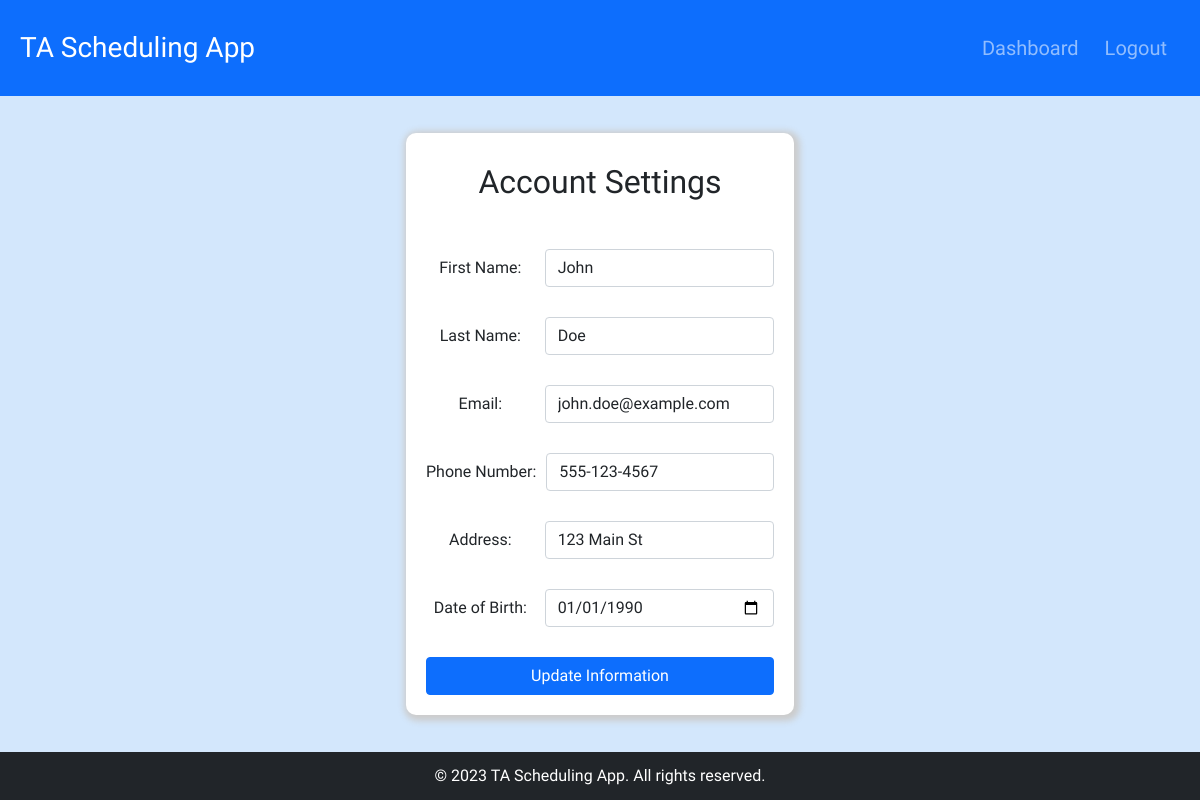
The app's page /account-settings/ (signed in), older data.
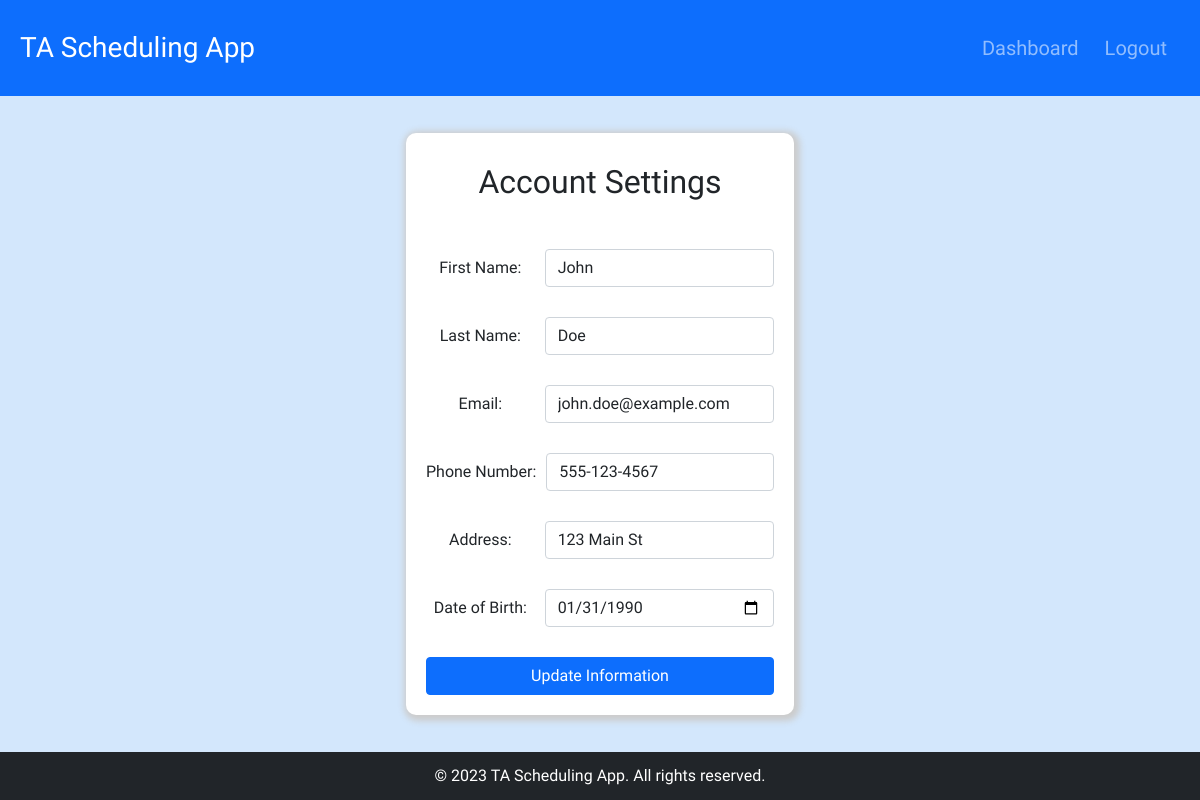
The same page, newer data.
### TA_Scheduling_App/models/User.py (models this page shows, shortened)
class User(IString, models.Model, metaclass=ABCModelMeta):
    USER_ID = models.AutoField(primary_key=True)
    ROLE = models.CharField(max_length=10)
    FIRST_NAME = models.CharField(max_length=255)
    LAST_NAME = models.CharField(max_length=255)
    EMAIL = models.EmailField(unique=True)
    PASSWORD_HASH = models.CharField(max_length=255)
    PHONE_NUMBER = models.CharField(max_length=20)
    ADDRESS = models.CharField(max_length=255)
    BIRTH_DATE = models.DateField()
    def __init__(self, *args, **kwargs):
        super().__init__(*args, **kwargs)
        passwordHash = kwargs.get('PASSWORD_HASH', Null())
        if passwordHash is None or (not isinstance(passwordHash, str) and not Null()):
            raise ValueError("Invalid password")
        if passwordHash is not Null():
            self.PASSWORD_HASH = passwordHash
        if not self.setRole(kwargs.get('ROLE', Null())):
            raise ValueError("Invalid role")
        if not self.setFirstName(kwargs.get('FIRST_NAME', Null())):
            raise ValueError("Invalid first name")
        if not self.setLastName(kwargs.get('LAST_NAME', Null())):
            raise ValueError("Invalid last name")
        if not self.setEmail(kwargs.get('EMAIL', Null())):
            raise ValueError("Invalid email")
        if not self.setPhoneNumber(kwargs.get('PHONE_NUMBER', Null())):
            raise ValueError("Invalid phone number")
        if not self.setAddress(kwargs.get('ADDRESS', Null())):
            raise ValueError("Invalid address")
        if not self.setBirthDate(kwargs.get('BIRTH_DATE', Null())):
            raise ValueError("Invalid birth date")
    def setRole(self, role):
        if role is Null():
            return True
        if role in ["ADMIN", "INSTRUCTOR", "TA"]:
            self.ROLE = role
            return True
        return False
    def setFirstName(self, firstName):
        if firstName is Null():
            return True
        result = self.checkString(firstName, False)
        if result is False:
            return False
        self.FIRST_NAME = firstName
        return True
    def setLastName(self, lastName):
        if lastName is Null():
            return True
        result = self.checkString(lastName, False)
        if result is False:
            return False
        self.LAST_NAME = lastName
        return True
    def setEmail(self, email):
        if email is Null():
            return True
    def setPhoneNumber(self, phoneNumber):
        if phoneNumber is Null():
            return True
    def setAddress(self, address):
        if address is Null():
            return True
    def setBirthDate(self, birthDate):
        if birthDate is Null():
            return True

### TA_Scheduling_App/views/account_settings.py (the view, shortened to what this page needs)
# urls.py: path('account-settings/', AccountSettings.as_view(), name="account_settings"),
class AccountSettings(View):
    def get(self, request):
        if not request.session.get("is_authenticated"):
            return redirect("login")
        user = User.objects.get(USER_ID=request.session["user_id"])
        return render(request, "account-settings.html", {'initial': user})

### TA_Scheduling_App/templatetags/formatting_tags.py (called while the page is built)
@register.filter("html_date")
def html_date(date: datetime.date):
    return date.isoformat()

### TA_Scheduling_App/utils/null.py (called while the page is built)
    def __new__(cls):
        if cls._instance is None:
            cls._instance = super().__new__(cls)
        return cls._instance

### templates/account-settings.html (shortened to what this page needs)
<!DOCTYPE html>
<html lang="en">
<head>
     <link href="https://cdn.jsdelivr.net/npm/bootstrap@5.1.3/dist/css/bootstrap.min.css" rel="stylesheet">
    {% load static %}
    <link rel="stylesheet" type="text/css" href="{% static 'css/style.css' %}">
</head>
<body>
{% include 'partials/header.html' %}
{% load formatting_tags %}
<div class="main-container">
    <div class="form-container">
        <h5 class="form-head">Account Settings</h5>
        <form class="d-flex flex-column" name="updateProfileForm" action="" method="post">
            <div class="d-flex form-div">
                <label class="profile-form-label" for="firstName">First Name:</label>
                <input class="form-control" type="text" name="firstName" id="firstName" value="{{ initial.FIRST_NAME }}" required>
            </div>
            <div class="d-flex form-div">
                <label class="profile-form-label" for="lastName">Last Name: </label>
                <input class="form-control" type="text" name="lastName" id="lastName" value="{{ initial.LAST_NAME }}" required>
            </div>
            <div class="d-flex form-div">
                <label class="profile-form-label" for="email">Email:</label>
                <input class="form-control" type="email" name="email" id="email" value="{{ initial.EMAIL }}" required>
            </div>
            <div class="d-flex form-div">
                <label class="profile-form-label" for="phoneNumber">Phone Number:</label>
                <input class="form-control" type="tel" name="phoneNumber" id="phoneNumber" value="{{ initial.PHONE_NUMBER }}" required>
            </div>
            <div class="d-flex form-div">
                <label class="profile-form-label" for="address">Address:</label>
                <input class="form-control" type="text" name="address" id="address" value="{{ initial.ADDRESS }}" required>
            </div>
            <div class="d-flex form-div">
                <label class="profile-form-label" for="dateOfBirth">Date of Birth:</label>
                <input class="form-control" type="date" name="dateOfBirth" id="dateOfBirth" value="{{ initial.BIRTH_DATE|html_date }}" required>
            </div>
            <button id="profile-submit" class="btn btn-primary bottom-form-button" type="submit">Update Information</button>
        </form>
    </div>
</div>
{% include 'partials/footer.html' %}
</body>
</html>

Row changes from the older to the newer data that the page shows:
changed User "John": dateOfBirth "01/01/1990" → "01/31/1990"
